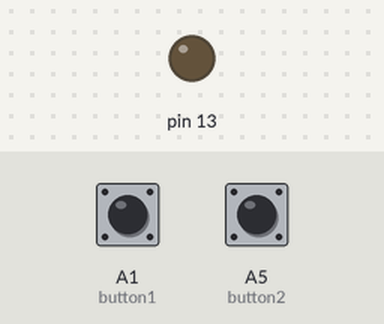
Bench run of a sketch on a simulated Teensy 4. On the bench: output pins drawn as LEDs (lit = HIGH). The test bench sets the inputs (shaded band); at power-on: A1 (button1) HIGH, A5 (button2) HIGH.

Above: at 1.2 s.
1.3 s: A1 (button1) pulled LOW for 0.15 s
At 1.38 s:
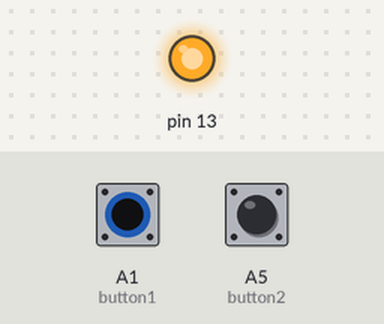
2.9 s: A1 (button1) pulled LOW for 3.2 s
At 7.3 s:
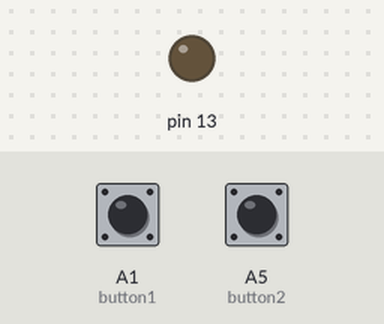
7.6 s: A5 (button2) pulled LOW for 3.2 s
At 8.5 s:
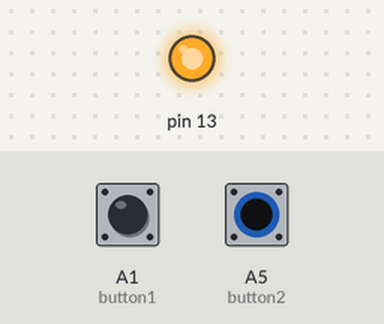
Timing chart, 0 to 12.3 s (numbered marks = the images above; inputs shaded):
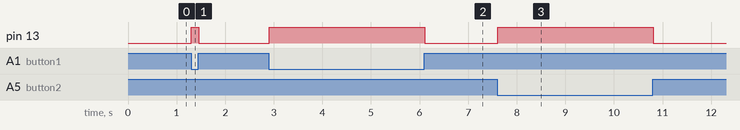

The sketch:

SlideControl.ino
```cpp
#include <Bounce.h>  // Bounce library makes button change detection easy
const int channel = 1;

Bounce button1 = Bounce(15, 5);  // 5 = 5 ms debounce time
Bounce button2 = Bounce(19, 5);  // which is should be appropriate

void setup() {
  pinMode(15, INPUT_PULLUP);
  pinMode(19, INPUT_PULLUP);
  pinMode(13, OUTPUT);
}

void loop() {
  button1.update();
  button2.update();

  // Note On messages when each button is pressed
  if (button1.fallingEdge()) {
    usbMIDI.sendNoteOn(60, 99, channel);  // 60 = C4
    digitalWrite(13, HIGH);
  }
  if (button2.fallingEdge()) {
    usbMIDI.sendNoteOn(61, 99, channel);  // 61 = C#4
    digitalWrite(13, HIGH);
  }

  // Note Off messages when each button is released
  if (button1.risingEdge()) {
    usbMIDI.sendNoteOff(60, 0, channel);  // 60 = C4
    digitalWrite(13, LOW);
  }
  if (button2.risingEdge()) {
    usbMIDI.sendNoteOff(61, 0, channel);  // 61 = C#4
    digitalWrite(13, LOW);
  }


  // MIDI Controllers should discard incoming MIDI messages.
  while (usbMIDI.read()) {
  }
}
```

Measured:
- after the input at 1.3 s, pin 13: LOW → HIGH at once, → LOW 0.15 s later
- after the input at 2.9 s, pin 13: LOW → HIGH at once, → LOW 3.2 s later
- after the input at 7.6 s, pin 13: LOW → HIGH at once, → LOW 3.2 s later
